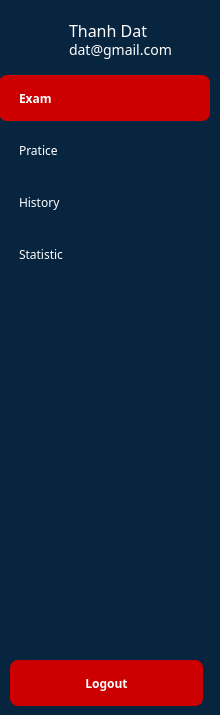
     <widget class="QWidget" name="sidebar" native="true">
      <property name="sizePolicy">
       <sizepolicy hsizetype="Preferred" vsizetype="Expanding">
        <horstretch>2</horstretch>
        <verstretch>0</verstretch>
       </sizepolicy>
      </property>
      <property name="minimumSize">
       <size>
        <width>0</width>
        <height>0</height>
       </size>
      </property>
      <property name="maximumSize">
       <size>
        <width>16777215</width>
        <height>16777215</height>
       </size>
      </property>
      <property name="contextMenuPolicy">
       <enum>Qt::ActionsContextMenu</enum>
      </property>
      <property name="layoutDirection">
       <enum>Qt::LeftToRight</enum>
      </property>
      <property name="styleSheet">
       <string notr="true">background-color: #082540;</string>
      </property>
      <widget class="QWidget" name="widget_6" native="true">
       <property name="geometry">
        <rect>
         <x>9</x>
         <y>19</y>
         <width>194</width>
         <height>80</height>
        </rect>
       </property>
       <property name="minimumSize">
        <size>
         <width>0</width>
         <height>80</height>
        </size>
       </property>
       <property name="maximumSize">
        <size>
         <width>16777215</width>
         <height>60</height>
        </size>
       </property>
       <property name="styleSheet">
        <string notr="true">background: none;</string>
       </property>
       <widget class="QLabel" name="label">
        <property name="geometry">
         <rect>
          <x>10</x>
          <y>0</y>
          <width>40</width>
          <height>40</height>
         </rect>
        </property>
        <property name="styleSheet">
         <string notr="true">background: none;</string>
        </property>
        <property name="text">
         <string/>
        </property>
        <property name="pixmap">
         <pixmap resource="resource.qrc">:/img/img/user.svg</pixmap>
        </property>
        <property name="scaledContents">
         <bool>true</bool>
        </property>
       </widget>
       <widget class="QLabel" name="nameInfoLabel">
        <property name="geometry">
         <rect>
          <x>60</x>
          <y>0</y>
          <width>121</width>
          <height>22</height>
         </rect>
        </property>
        <property name="font">
         <font>
          <family>Source Sans 3 Medium</family>
          <pointsize>-1</pointsize>
          <weight>50</weight>
          <bold>false</bold>
         </font>
        </property>
        <property name="styleSheet">
         <string notr="true">font-size: 16px;
background: none;
color: #fff;</string>
        </property>
        <property name="text">
         <string>Thanh Dat</string>
        </property>
       </widget>
       <widget class="QLabel" name="emailInfoLabel">
        <property name="geometry">
         <rect>
          <x>60</x>
          <y>20</y>
          <width>141</width>
          <height>22</height>
         </rect>
        </property>
        <property name="font">
         <font>
          <family>Source Sans 3 Medium</family>
          <pointsize>-1</pointsize>
          <weight>50</weight>
          <bold>false</bold>
         </font>
        </property>
        <property name="styleSheet">
         <string notr="true">font-size: 14px;
background: none;
color: #fff;</string>
        </property>
        <property name="text">
         <string>dat@gmail.com</string>
        </property>
       </widget>
      </widget>
      <widget class="QWidget" name="widget_9" native="true">
       <property name="geometry">
        <rect>
         <x>-1</x>
         <y>75</y>
         <width>211</width>
         <height>541</height>
        </rect>
       </property>
       <layout class="QVBoxLayout" name="verticalLayout">
        <item>
         <widget class="QPushButton" name="examPushButton">
          <property name="minimumSize">
           <size>
            <width>0</width>
            <height>46</height>
           </size>
          </property>
          <property name="maximumSize">
           <size>
            <width>16777215</width>
            <height>46</height>
           </size>
          </property>
          <property name="font">
           <font>
            <family>Source Sans 3</family>
            <weight>75</weight>
            <bold>true</bold>
           </font>
          </property>
          <property name="cursor">
           <cursorShape>PointingHandCursor</cursorShape>
          </property>
          <property name="layoutDirection">
           <enum>Qt::LeftToRight</enum>
          </property>
          <property name="styleSheet">
           <string notr="true">background-color: rgb(204, 0, 0);
border-radius: 8px;
border: none;
color: #fff;
text-align: left;
padding-left: 20px;</string>
          </property>
          <property name="text">
           <string>Exam</string>
          </property>
          <property name="icon">
           <iconset>
            <normalon>:/img/img/note.svg</normalon>
           </iconset>
          </property>
          <property name="iconSize">
           <size>
            <width>21</width>
            <height>20</height>
           </size>
          </property>
         </widget>
        </item>
        <item>
         <widget class="QPushButton" name="practicePushButton">
          <property name="minimumSize">
           <size>
            <width>0</width>
            <height>46</height>
           </size>
          </property>
          <property name="maximumSize">
           <size>
            <width>16777215</width>
            <height>46</height>
           </size>
          </property>
          <property name="font">
           <font>
            <family>Source Sans 3</family>
            <weight>50</weight>
            <bold>false</bold>
           </font>
          </property>
          <property name="cursor">
           <cursorShape>PointingHandCursor</cursorShape>
          </property>
          <property name="layoutDirection">
           <enum>Qt::LeftToRight</enum>
          </property>
          <property name="styleSheet">
           <string notr="true">background: none;
border-radius: 8px;
color: #fff;
text-align: left;
padding-left: 20px;</string>
          </property>
          <property name="text">
           <string>Pratice</string>
          </property>
          <property name="icon">
           <iconset>
            <normalon>:/img/img/pen.svg</normalon>
           </iconset>
          </property>
          <property name="iconSize">
           <size>
            <width>21</width>
            <height>20</height>
           </size>
          </property>
         </widget>
        </item>
        <item>
         <widget class="QPushButton" name="historyPushButton">
          <property name="minimumSize">
           <size>
            <width>0</width>
            <height>46</height>
           </size>
          </property>
          <property name="maximumSize">
           <size>
            <width>16777215</width>
            <height>46</height>
           </size>
          </property>
          <property name="font">
           <font>
            <family>Source Sans 3</family>
            <weight>50</weight>
            <bold>false</bold>
           </font>
          </property>
          <property name="cursor">
           <cursorShape>PointingHandCursor</cursorShape>
          </property>
          <property name="layoutDirection">
           <enum>Qt::LeftToRight</enum>
          </property>
          <property name="styleSheet">
           <string notr="true">background: none;
border-radius: 8px;
color: #fff;
text-align: left;
padding-left: 20px;</string>
          </property>
          <property name="text">
           <string>History</string>
          </property>
          <property name="icon">
           <iconset>
            <normalon>:/img/img/clock-history.svg</normalon>
           </iconset>
          </property>
          <property name="iconSize">
           <size>
            <width>21</width>
            <height>20</height>
           </size>
          </property>
         </widget>
        </item>
        <item>
         <widget class="QPushButton" name="statisticButton">
          <property name="minimumSize">
           <size>
            <width>0</width>
            <height>46</height>
           </size>
          </property>
          <property name="maximumSize">
           <size>
            <width>16777215</width>
            <height>46</height>
           </size>
          </property>
          <property name="font">
           <font>
            <family>Source Sans 3</family>
            <weight>50</weight>
            <bold>false</bold>
           </font>
          </property>
          <property name="cursor">
           <cursorShape>PointingHandCursor</cursorShape>
          </property>
          <property name="layoutDirection">
           <enum>Qt::LeftToRight</enum>
          </property>
          <property name="styleSheet">
           <string notr="true">background: none;
border-radius: 8px;
color: #fff;
text-align: left;
padding-left: 20px;</string>
          </property>
          <property name="text">
           <string>Statistic</string>
          </property>
          <property name="icon">
           <iconset>
            <normalon>:/img/img/chart-line.svg</normalon>
           </iconset>
          </property>
          <property name="iconSize">
           <size>
            <width>21</width>
            <height>20</height>
           </size>
          </property>
         </widget>
        </item>
        <item>
         <spacer name="verticalSpacer">
          <property name="orientation">
           <enum>Qt::Vertical</enum>
          </property>
          <property name="sizeHint" stdset="0">
           <size>
            <width>20</width>
            <height>40</height>
           </size>
          </property>
         </spacer>
        </item>
       </layout>
      </widget>
      <widget class="QPushButton" name="logoutButton">
       <property name="geometry">
        <rect>
         <x>10</x>
         <y>660</y>
         <width>193</width>
         <height>46</height>
        </rect>
       </property>
       <property name="minimumSize">
        <size>
         <width>0</width>
         <height>46</height>
        </size>
       </property>
       <property name="maximumSize">
        <size>
         <width>16777215</width>
         <height>46</height>
        </size>
       </property>
       <property name="font">
        <font>
         <family>Source Sans 3</family>
         <weight>75</weight>
         <bold>true</bold>
        </font>
       </property>
       <property name="cursor">
        <cursorShape>PointingHandCursor</cursorShape>
       </property>
       <property name="layoutDirection">
        <enum>Qt::LeftToRight</enum>
       </property>
       <property name="styleSheet">
        <string notr="true">background-color: rgb(204, 0, 0);
border-radius: 8px;
border: none;
color: #fff;</string>
       </property>
       <property name="text">
        <string>Logout</string>
       </property>
       <property name="icon">
        <iconset>
         <normalon>:/img/img/double-right-arrow.svg</normalon>
        </iconset>
       </property>
       <property name="iconSize">
        <size>
         <width>16</width>
         <height>20</height>
        </size>
       </property>
      </widget>
     </widget>
